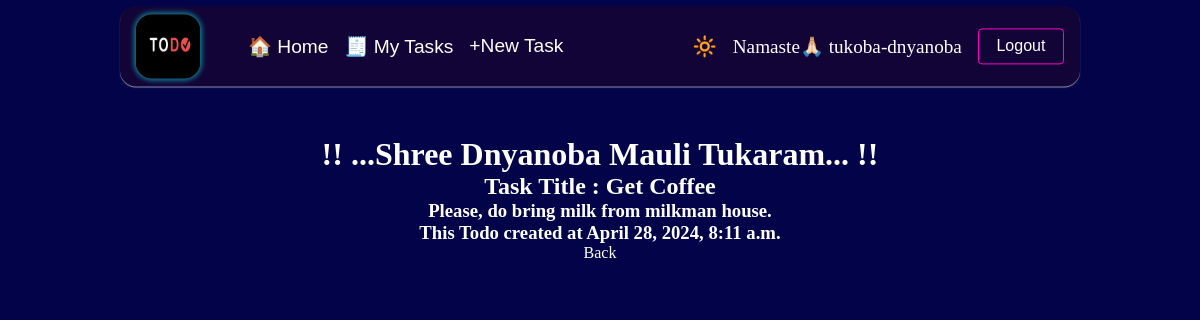
/task/1 (signed in), run on the app's committed database.
### base/models.py (models this page shows, shortened)
class Task(models.Model):
  user = models.ForeignKey(User, on_delete=models.CASCADE, null=True, blank=True)
  title = models.CharField(max_length=200, null=True, blank=True)
  description = models.TextField(null=True, blank=True)
  complete = models.BooleanField(default=False)
  created = models.DateTimeField(auto_now_add=True)
  class Meta:
    ordering = ['complete', 'created']

### base/views.py (the view)
# urls.py: path('task/<int:pk>', TaskDetail.as_view(), name='task'),
class TaskDetail(LoginRequiredMixin, DetailView):
  model = Task
  context_object_name = 'task'

### base/templates/base/task_detail.html
{% extends "base/base.html" %}
{% block main %}
  <h1>!! ...Shree Dnyanoba Mauli Tukaram... !!</h1>
  {% if task %}
    <h2>Task Title : {{task.title}}</h2>
    <h3>{{task.description}}</h3>
    <h3>This Todo created at {{task.created}}</h3>
  {% endif %}
  <a href="{% url 'tasks' %}">Back</a>
{% endblock main %}

### base/templates/base/header.html (shortened to what this page needs)
{% load static %}
<header class="todo-header">
  <div class="left-section">
    <img src="{% static "base/images/todo-logo1.png" %}" id="todo-logo">
    <nav>
      <a href="">🏠 Home</a>
      {% if request.user.is_authenticated %}
        <a href="{% url 'tasks' %}">🧾 My Tasks</a>
        <a href="{% url 'task_create' %}"><span class="new-task-logo">+</span>New Task</a>
      {% endif %}
    </nav>
  </div>
  <div class="right-section">
    {% if request.user.is_authenticated %}
      <span class="theme-icon">
        {% if theme %}
          🌙
        {% else %}
          🔆
        {% endif %}
      </span>
      <span class="username">Namaste🙏🏻 {{request.user}} </span>
      <form action="{% url 'logout' %}" method="POST">
        <input class="logout-btn login-link-btn" type="submit" value="Logout">
      </form>
    {% else %}
      <nav>
        <a class="login-link-btn" href="{% url 'login' %}">Login</a>
        <a class="signup-link-btn" href="{% url 'signup' %}">Signup</a>
      </nav>
    {% endif %}
  </div>
</header>

### base/static/base/css/index.css (style rules this page uses)
* { box-sizing: border-box; margin: 0; padding: 0; border: none; outline: none; background-color: transparent; }
body { min-height: 100vh; width: 100vw; max-width: 70rem; margin: 0 auto; overflow: hidden; overflow-y: scroll; background-color: #030349; color: #fff; }
a { text-decoration: none; color: #fff; }
.todo-header { overflow: hidden; background-color: #120437; box-shadow: 0 1px 1px #dddddda5; position: sticky; top: 0.4rem; height: 5rem; width: 100%; max-width: 60rem; display: flex; justify-content: space-between; align-items: center; margin: 0 auto; padding: 0.5rem 1rem; border-radius: 1rem; font-size: 1.2rem; z-index: 100; }
.left-section, .right-section { display: flex; align-items: center; column-gap: 1rem; }
#todo-logo { border-radius: 1rem; height:4rem; width: 4rem; margin-right: 2rem; box-shadow: 0 0 5px 2px #109aa1d4; }
.todo-header nav { display: flex; align-items: center; column-gap: 1rem; font-family: Arial, Helvetica, sans-serif; }
.login-link-btn, .signup-link-btn { padding: 0.5rem 1.1rem; border-radius: 0.25rem; font-size: 1rem; color: #fff; }
.login-link-btn { border: 1px solid #ff00cc; }

### data on the page
Task: title "Get Coffee", description "Please, do bring milk from milkman house.", created "April 28, 2024, 8:11 a.m."

### other printed values
{{ request.user }} "tukoba-dnyanoba"
